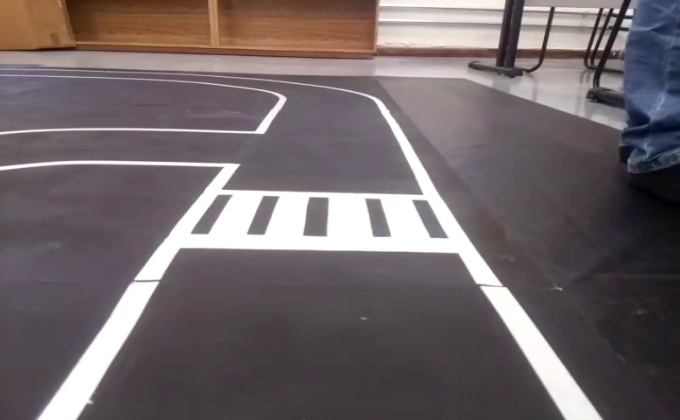
#> input picture Experimentos/Faixas/frames_video_avaliacao/1001.jpg, 680 x 420 px, given in place of video_avaliacao_faixas.MP4, which was not available
$ python captura_frames_video_avaliacao.py
#> lines starting #> are read from the running program, lines starting #| are printed output that depends on the picture; after the words box and inside, x2 and y2 are one past the last pixel; in counts of white or black regions, pixels touching at a corner belong together; pictures that were not available may be replaced by others from this repository, and a replacement may not be noted
#> further down, frame is the input picture: shape (420, 680, 3); mean B, G, R 104.7, 101.9, 111.8
#!/usr/bin/env python3
# -*- coding: utf-8 -*-
"""
Created on Mon Apr  6 21:22:38 2020

@author: estanislau
"""


import cv2
import numpy as np
video = cv2.VideoCapture("/home/estanislau/Projetos/Atena/Videos/video_avaliacao_faixas.MP4")

cont_imagem = 1000
cont_execucao = 1


pt_pista_1, pt_pista_2, pt_pista_3, pt_pista_4 = (70,340), (570,340), (10,410), (620,410)
pt_destino_1, pt_destino_2, pt_destino_3, pt_destino_4 = (150,0), (480,0), (150,420), (480,420)

pontos_pista = np.float32([[pt_pista_1], [pt_pista_2], [pt_pista_3], [pt_pista_4]])
pontos_destino = np.float32([[pt_destino_1], [pt_destino_2], [pt_destino_3], [pt_destino_4]])


def perspectiva_pista(img):
    '''

	cv2.line(img, pt_pista_1, pt_pista_2, (0,0,255), 4)
	cv2.line(img, pt_pista_1, pt_pista_3, (0,0,255), 4)
	cv2.line(img, pt_pista_2, pt_pista_4, (0,0,255), 4)
	cv2.line(img, pt_pista_3, pt_pista_4, (0,0,255), 4)

	cv2.line(img, pt_destino_1, pt_destino_2, (0,255,0), 4)
	cv2.line(img, pt_destino_1, pt_destino_3, (0,255,0), 4)
	cv2.line(img, pt_destino_2, pt_destino_4, (0,255,0), 4)
	cv2.line(img, pt_destino_3, pt_destino_4, (0,255,0), 4)

    '''
    matriz = cv2.getPerspectiveTransform(pontos_pista, pontos_destino)
    img = cv2.warpPerspective(img, matriz, (680, 420))
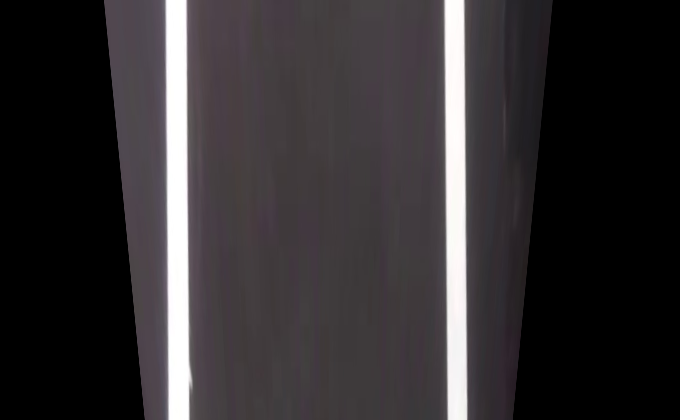
#> img: shape (420, 680, 3); mean of channels 0, 1, 2 49.6, 47.5, 51.1; drawn as B, G, R
    return img


def filtros_faixas(img):
	img_cinza = cv2.cvtColor(img, cv2.COLOR_BGR2GRAY)
	img_blur = cv2.GaussianBlur(img_cinza,(5,5),0)

	# Binariza a imagem, definindo regiões pretas e brancas. Para visualizar a imagem binarizada comentar linhas abaixo
	img_tresh = cv2.inRange(img_blur,  240, 255)
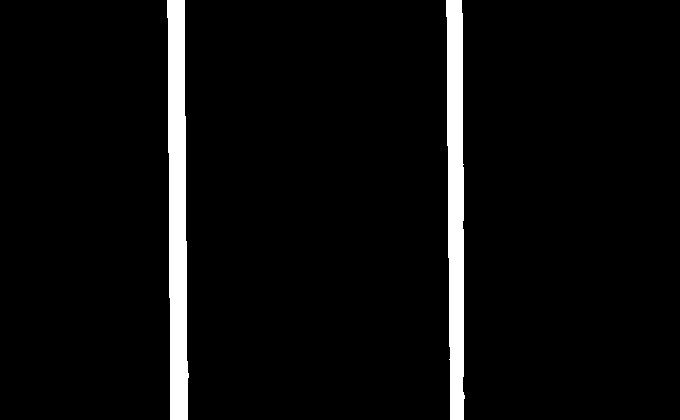
#> img_tresh: shape (420, 680); 4.8% white; 2 white regions, box (x1, y1, x2, y2) and area: (167, 0, 189, 420) 7316, (446, 0, 465, 420) 6451

	return img_tresh


while(True):

    verif, frame = video.read()

    imagem = cv2.resize(frame, (680, 420))

    # Imagens da perspectiva da pista sem filtros aplicados
    imagem_pista = perspectiva_pista(imagem)

    # Imagem da perspectiva da pista pista com aplicação dos filtros
    imagem_pista_filtrada = filtros_faixas(imagem_pista)

    if cont_execucao % 10 == 0:
        cv2.imwrite("frames_video_avaliacao_faixas/" + str(cont_imagem) + ".jpg",imagem_pista_filtrada)
        print(str(cont_imagem)+"º imagem capturada com sucesso...")
        cont_imagem += 1
    cont_execucao += 1

    cv2.imshow("Apresenta Imagem", imagem)
    cv2.imshow("Apresenta Faixas", imagem_pista_filtrada)

    if cv2.waitKey(1) & 0xFF == 27:
#> (key Esc is pressed here)
        break

cv2.destroyAllWindows()

$ run again, on Experimentos/Faixas/frames_video_avaliacao/1021.jpg
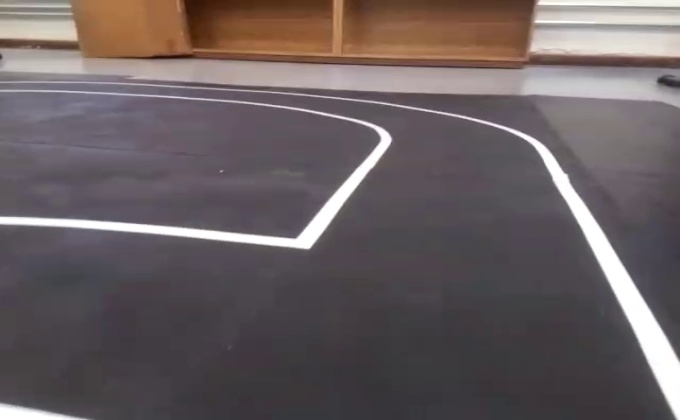
#> input picture Experimentos/Faixas/frames_video_avaliacao/1021.jpg, 680 x 420 px, given in place of video_avaliacao_faixas.MP4, which was not available
#> frame is the input picture: shape (420, 680, 3); mean B, G, R 96.6, 94.8, 104.9
#> in perspectiva_pista, `img = cv2.warpPerspective(img, matriz, (680, 420))`:
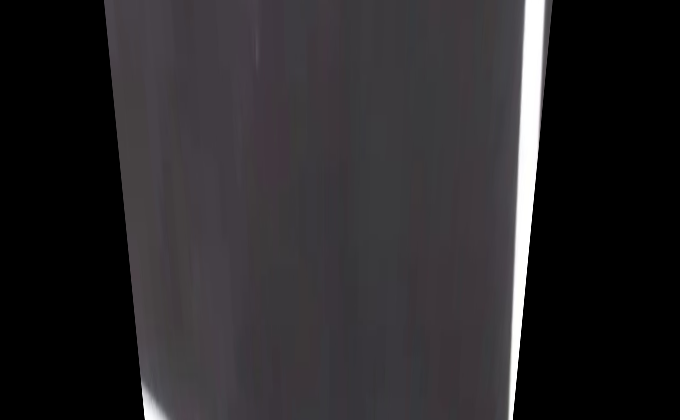
#> img: shape (420, 680, 3); mean of channels 0, 1, 2 42.5, 40.1, 42.3; drawn as B, G, R
#> in filtros_faixas, `img_tresh = cv2.inRange(img_blur,  240, 255)`:
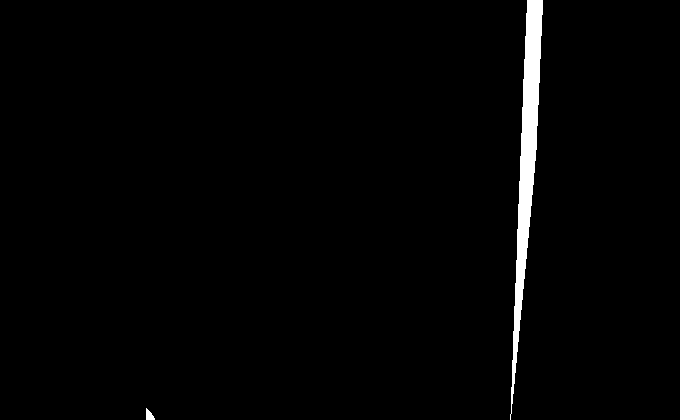
#> img_tresh: shape (420, 680); 1.7% white; 2 white regions, box (x1, y1, x2, y2) and area: (510, 0, 543, 420) 4689, (146, 408, 155, 420) 68

$ run again, on Experimentos/Faixas/frames_video_avaliacao/1022.jpg
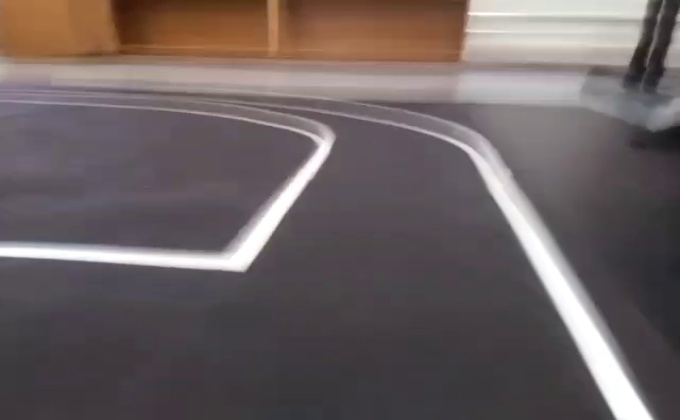
#> input picture Experimentos/Faixas/frames_video_avaliacao/1022.jpg, 680 x 420 px, given in place of video_avaliacao_faixas.MP4, which was not available
#> frame is the input picture: shape (420, 680, 3); mean B, G, R 96.7, 96.4, 106.9
#> in perspectiva_pista, `img = cv2.warpPerspective(img, matriz, (680, 420))`:
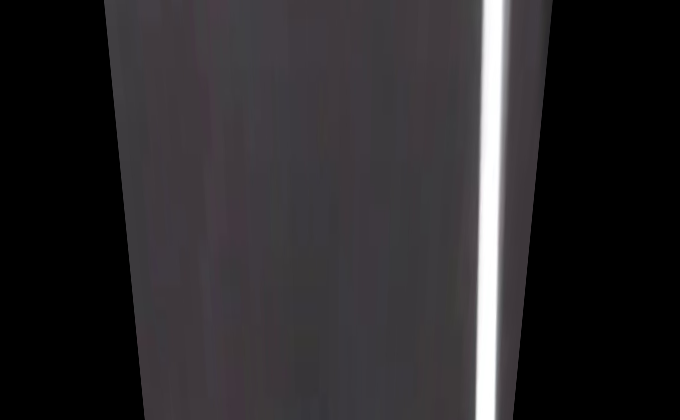
#> img: shape (420, 680, 3); mean of channels 0, 1, 2 43.5, 41.2, 43.6; drawn as B, G, R
#> in filtros_faixas, `img_tresh = cv2.inRange(img_blur,  240, 255)`:
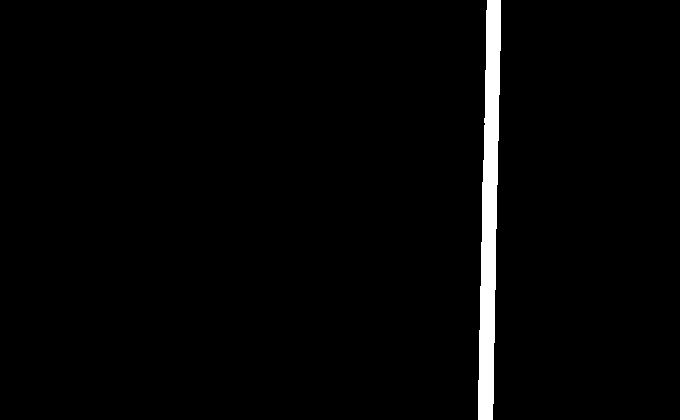
#> img_tresh: shape (420, 680); 2.2% white; 1 white region, box (x1, y1, x2, y2) and area: (478, 0, 501, 420) 6258
